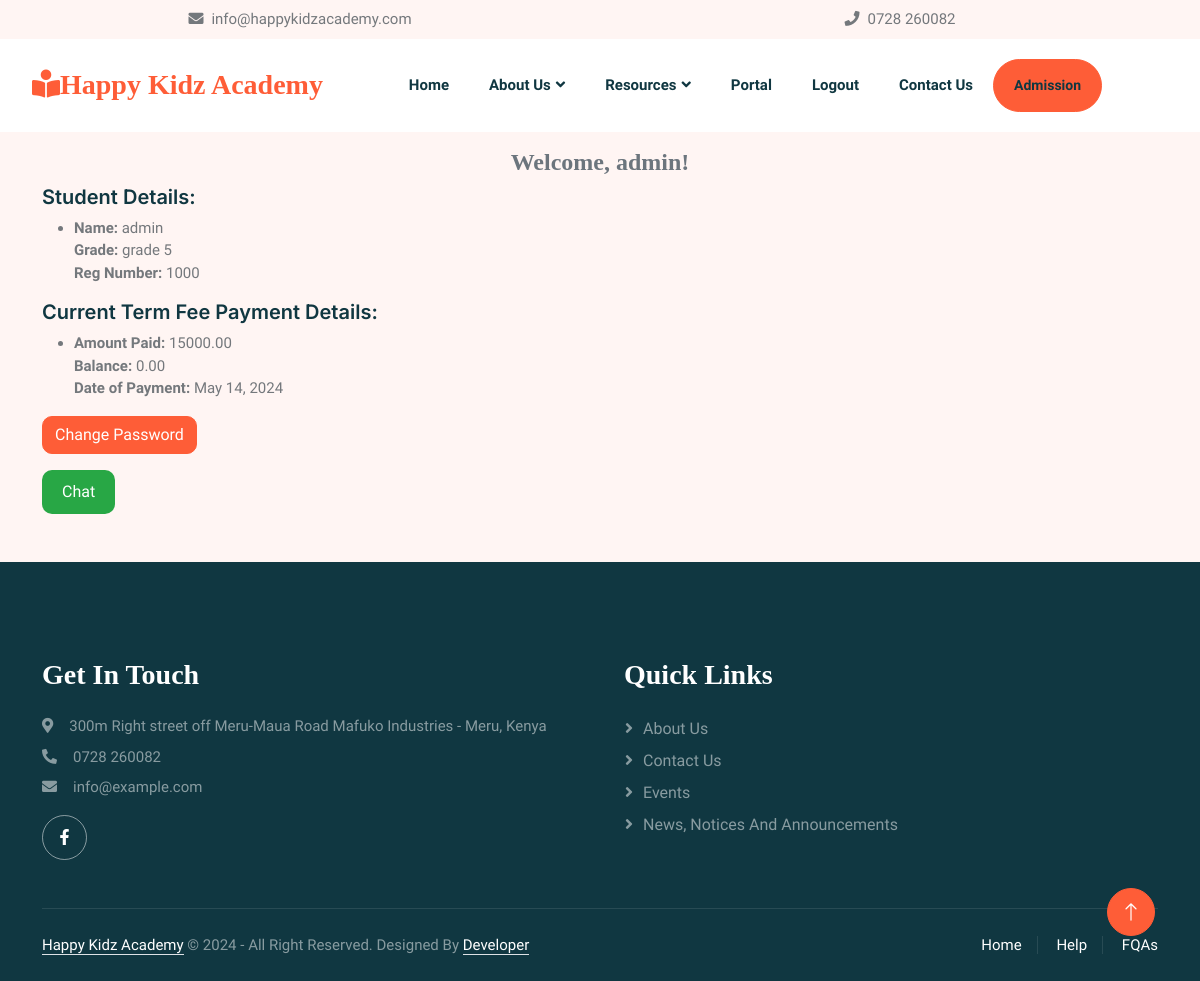
The app's page /portal/ (signed in) with its own data.
### portal/models.py (models this page shows, shortened)
class CustomUser(AbstractUser):
    reg_number = models.CharField(max_length=20, unique=True, blank=True, null=True)
    groups = models.ManyToManyField(
        'auth.Group',
        related_name='customuser_set',  # Custom related_name to avoid clashes
        blank=True,
        help_text='The groups this user belongs to.',
        verbose_name='groups'
    )
    user_permissions = models.ManyToManyField(
        'auth.Permission',
        related_name='customuser_permissions_set',  # Custom related_name to avoid clashes
        blank=True,
        help_text='Specific permissions for this user.',
        verbose_name='user permissions'
    )

class StudentDet(models.Model):
    doc_title = models.ForeignKey(DocTitle, related_name='students', on_delete=models.CASCADE)
    name = models.CharField(max_length=100)
    reg_number = models.CharField(max_length=100, null=True, blank=True)
    grade = models.CharField(max_length=10)
    class Meta:
        unique_together = ('doc_title', 'name')  # Ensures unique name per document

class FeePayment(models.Model):
    doc_title = models.ForeignKey(DocTitle, related_name='fee_payments', on_delete=models.CASCADE)
    student_name = models.CharField(max_length=100,  default='Unknown')
    reg_number = models.CharField(max_length=100)
    amount = models.DecimalField(max_digits=10, decimal_places=2)
    date_paid = models.DateField()
    balance = models.DecimalField(max_digits=10, decimal_places=2, default=0.00)

### portal/views.py (the view)
# urls.py: path('portal/', include('portal.urls')),
@login_required
def portal(request):
    admin_user = User.objects.get(is_superuser=True)  # Assuming admin is the superuser
    messages = Message.objects.filter(sender=request.user, receiver=admin_user) | \
               Message.objects.filter(sender=admin_user, receiver=request.user)
    messages = messages.order_by('timestamp')
    unread_count = Message.objects.filter(receiver=request.user,sender=request.user, read=False).count()
    Message.objects.filter(sender=request.user, receiver=request.user, read=False).update(read=True)
    reg_number = request.user.reg_number
    students = StudentDet.objects.filter(reg_number=reg_number)
    fee_payments = FeePayment.objects.filter(reg_number=reg_number)  # Query fee payment data
    if request.method == 'POST':
        message_text = request.POST['message']
        if message_text:
            Message.objects.create(sender=request.user, receiver=admin_user, message=message_text)
            return redirect('portal')  # Reload the page after submitting
    return render(request, 'portal/portal.html', {
        'messages': messages,
        'unread_count': unread_count,  # Pass unread count to the template
        'students': students,
        'fee_payments': fee_payments,
    })

### portal/templates/portal/portal.html (shortened to what this page needs)
{% extends 'main/base.html' %}
{% load static %}
{% block content %}
<div class="container my-3">
    <h4 class="text-muted text-center">Welcome, {{ request.user.username }}!</h4>
    <h5>Student Details:</h5>
    <ul>
        {% for student in students %}
            <li>
                <strong>Name:</strong> {{ student.name }} <br>
                <strong>Grade:</strong> {{ student.grade }} <br>
                <strong>Reg Number:</strong> {{ student.reg_number }} <br>
            </li>
        {% empty %}
            <p>No students details found for your account.</p>
        {% endfor %}
    </ul>
    <h5>Current Term Fee Payment Details:</h5>
    <ul>
        {% for payment in fee_payments %}
            <li>
                <strong>Amount Paid:</strong> {{ payment.amount }} <br>
                <strong>Balance:</strong> {{ payment.balance }} <br>
                <strong>Date of Payment:</strong> {{ payment.date_paid }} <br>
            </li>
        {% empty %}
            <p>No fee payment records found for your account.</p>
        {% endfor %}
    </ul>
    <a href="{% url 'change_password' %}" class="btn btn-primary">Change Password</a>
    <br>
    <button id="chat-toggle" class="chat-toggle-btn mt-3 btn btn-primary">
        Chat <span id="new-message-badge" class="new-message-badge" style="display: none;">New Message</span>
    </button>
</div>
{% endblock %}

### static/css/style.css (style rules this page uses)
:root { --primary: #FE5D37; --light: #FFF5F3; --dark: #103741; }
body { font-size: 15px; }
.btn { font-weight: 500; transition: .5s; }
.btn.btn-primary { color: #FFFFFF; }
h1, h2, h3, h4, .h1, .h2, .h3, .h4, .display-1, .display-2, .display-3, .display-4, .display-5, .display-6 { font-family: 'san-seriff', cursive; font-weight: 700; }
h5, h6, .h5, .h6 { font-weight: 600; }

### portal/templates/portal/portal.html (style rules this page uses)
.chat-toggle-btn { background-color: #28a745; color: #fff; padding: 10px 20px; border: none; border-radius: 10px; cursor: pointer; font-size: 16px; }
.mt-3 { margin-top: 20px; }

### records on screen
CustomUser: user.username "admin"
StudentDet: name "admin", grade "grade 5", reg_number "1000"
FeePayment: amount "15000.00", balance "0.00", date_paid "May 14, 2024"
